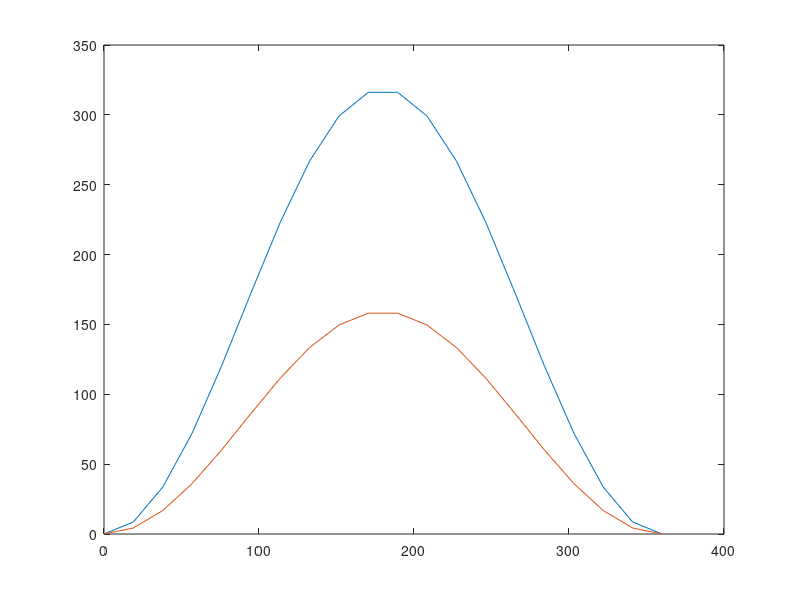

This chart was generated by the following MATLAB code:
dL = 1000
R = dL/(2*pi)
alpha = 30; %degrees
beta = linspace(0,2*pi,20) %radians
lambda = R - R*cos(beta)
z = lambda*sin(alpha*pi/180)

figure();
plot(beta*180/pi, lambda);
hold on;
plot(beta*180/pi, z);
% for i=1:6
% plot(r(i), z(i), ...
%     'Color', rand(1, 3), ...
%     'DisplayName',strcat('stream no. ',num2str(i)) ...
%     );
% end